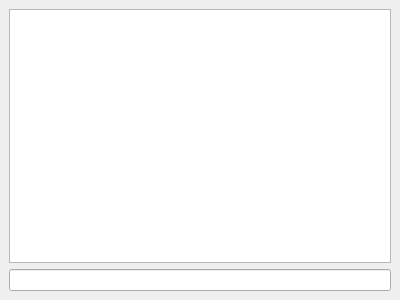
<?xml version="1.0" encoding="UTF-8"?>
<ui version="4.0">
 <class>PythonConsole</class>
 <widget class="QDockWidget" name="DockWidget">
  <property name="geometry">
   <rect>
    <x>0</x>
    <y>0</y>
    <width>400</width>
    <height>300</height>
   </rect>
  </property>
  <property name="windowTitle">
   <string>Python Console</string>
  </property>
  <widget class="QWidget" name="dockWidgetContents">
   <layout class="QVBoxLayout" name="verticalLayout">
    <item>
     <widget class="QPlainTextEdit" name="outputTextEdit">
      <property name="font">
       <font>
        <family>Monospace</family>
       </font>
      </property>
      <property name="readOnly">
       <bool>true</bool>
      </property>
     </widget>
    </item>
    <item>
     <widget class="QLineEdit" name="inputLineEdit">
      <property name="font">
       <font>
        <family>Monospace</family>
       </font>
      </property>
     </widget>
    </item>
   </layout>
  </widget>
 </widget>
 <resources/>
 <connections/>
</ui>
